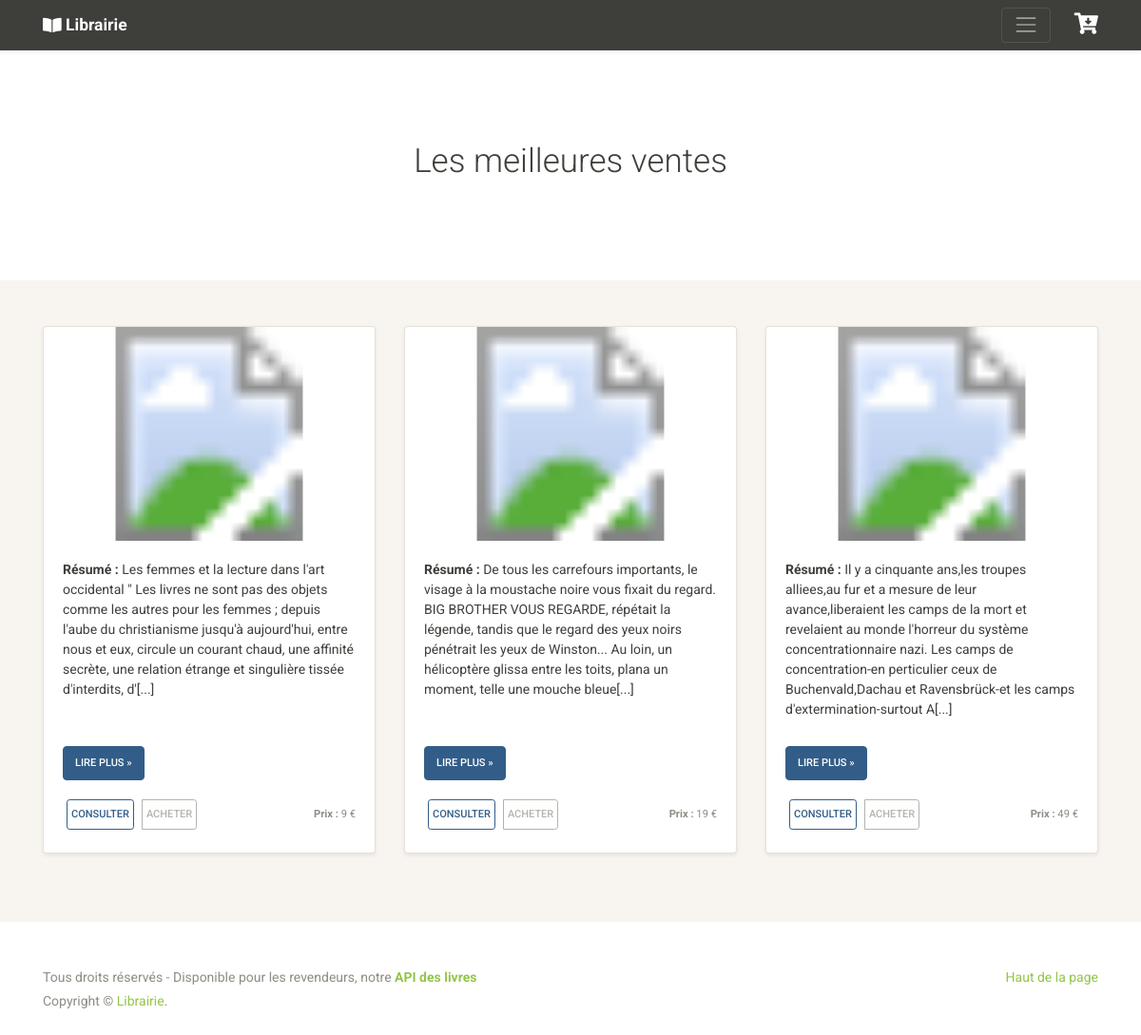
The page / on the database its author committed.
### tables this page shows
CREATE TABLE `livres` (
  `id` int(11) NOT NULL,
  `titre` varchar(100) NOT NULL,
  `descriptif` longtext NOT NULL,
  `jaquette` text,
  `date` datetime NOT NULL DEFAULT CURRENT_TIMESTAMP,
  `genre` varchar(100) NOT NULL,
  `format` varchar(60) NOT NULL DEFAULT 'Grand format',
  `prix` int(11) NOT NULL
);

### Classes/KernelSingleton.php (called while the page is built, shortened)
<?php
class KernelSingleton {
    private static $instance = null;
    public static function getInstance() {
        if (is_null(KernelSingleton::$instance)) {
            self::$instance = new static();
        }
        return self::$instance;
    }
}

### Classes/Kernel.php (called while the page is built, shortened)
<?php
class Kernel extends KernelSingleton {
    private $settings = [];
    private $connection = null;
    public function getConnection() {
        return $this->connection;
    }
    public function initConnection() {
        try {
            $pdoInstance = new PDO('mysql:host='.$this->getSettingsByKey('host').';dbname='.$this->getSettingsByKey('db'),
                $this->getSettingsByKey('username'), $this->getSettingsByKey('password'), [
                PDO::ATTR_ERRMODE => PDO::ERRMODE_EXCEPTION,
                PDO::ATTR_DEFAULT_FETCH_MODE => PDO::FETCH_OBJ
            ]);
            $pdoInstance->exec("SET CHARACTER SET utf8");
            $pdoInstance->exec("SET NAMES utf8");
            $this->connection = $pdoInstance;
        }
        catch(PDOException $e) {
            $message = "Erreur de base de données.";
            $this->addLogEvent($message);
            die("<h3>".$message."</h3>");
        }
    }
    public function getSettingsByKey($key) {
        return $this->settings->$key;
    }
    public function generateSettings() {
        $configContent = file_get_contents(Kernel::CONFIG_FILE);
        $this->settings = json_decode($configContent);
    }
    public function initLibrary() {
        $result = $this->getConnection()->query("SELECT * FROM livres ORDER BY id");
    }
}

### Classes/Books.php (called while the page is built, shortened)
<?php
class Books {
    private $description;
    private $price;
    private $id;
    private $jaquette;
    public static $allBooks = [];
    public function __construct($id, $title, $description, $jaquette, $date, $category, $format, $price) {
        $this->id = $id;
        $this->description = $description;
        $this->jaquette = $jaquette;
        $this->price = $price;
    }
    public function getDescription() {
        return $this->description;
    }
    public function getPrice() {
        return $this->price;
    }
    public function getId() {
        return $this->id;
    }
    public function getJaquette() {
        return $this->jaquette;
    }
    public static function getBookById($id) {
        foreach (self::$allBooks as $book) {
            if ($id == $book->getId()) {
                return $book;
            }
        }
        return null;
    }
    public static function getBestSellers() {
        $stmt = Kernel::getInstance()->getConnection()->prepare("SELECT id_livres, SUM(quantite) AS bookQ FROM contenu_commande GROUP BY id_livres ORDER BY bookQ DESC LIMIT 3");
        $stmt->execute();
        $result = $stmt->fetchAll();
        $tab = [];
        if (count($result) > 0) {
            for ($i = 0; $i < count($result); $i++) {
                $tab[] = Books::getBookById($result[$i]->id_livres);
            }
            return $tab;
        } else {
            return Books::getThreeLastBooks();
        }
    }
}

### Classes/Core.php (called while the page is built)
<?php
class Core {
    public function initCore() {
        $kernel = Kernel::getInstance();
        $kernel->generateSettings();
        $kernel->initConnection();
        $kernel->initLibrary();
    }
}

### Classes/Users.php (called while the page is built, shortened)
<?php
class Users {
    public static function isConnected(): bool {
        return !empty($_SESSION['isConnected']);
    }
}

### index.php (the view, shortened to what this page needs)
<?php
include "./templates/header.php";
include "./templates/menu.php";
?>
<main role="main">
    <section class="jumbotron text-center">
        <div class="container">
            <h1 class="jumbotron-heading">Les meilleures ventes</h1>
        </div>
    </section>
    <div class="album py-5 bg-light">
        <div class="container">
            <div class="row">
                <?php
                    $livresList = Books::getBestSellers();
                    foreach ($livresList as $row => $value) {
                ?>
                <div class="col-md-4">
                    <div class="card mb-4 shadow-sm">
                        <?php if ($value->getJaquette() != null): ?>
                            <svg class="bd-placeholder-img card-img-top" width="100%" height="225" xmlns="http://www.w3.org/2000/svg" preserveAspectRatio="xMidYMid slice" focusable="false" role="img" aria-label="Placeholder: Thumbnail"><title>Placeholder</title><image x="0" y="0" width="100%" height="225" xlink:href="<?php echo $value->getJaquette(); ?>"></svg>
                        <?php endif; ?>
                        <div class="card-body">
                            <p class="card-text book_description">
                                <b>Résumé :</b> <?php echo substr($value->getDescription(), 0, 300)."[...]"; ?>
                            </p>
                            <a class="btn btn-primary mb-3" href=<?php echo "product.php?id=".$value->getId(); ?>>Lire plus &raquo;</a><br>
                            <div class="d-flex justify-content-between align-items-center">
                                <div class="btn-group">
                                    <a href="<?php echo "product.php?id=".$value->getId(); ?>"><button type="button" class="btn btn-sm btn-outline-primary p-1 m-1">Consulter</button></a>
                                    <?php if (Users::isConnected())  {
                                        $user = Users::getUserById(intval($_SESSION['user_id']));
                                        ?>
                                    <a href="<?= "panier_actions.php?action=update_add&book_id=".$value->getId()."&user_id=".$user->getId()?>"><button type="button" class="btn btn-sm btn-outline-primary p-1 m-1">Acheter</button></a>
                                    <?php  } else { ?>
                                        <button type="button" class="btn btn-sm btn-outline-secondary p-1 m-1" disabled>Acheter</button>
                                    <?php } ?>
                                </div>
                                <small class="text-muted"><b>Prix :</b> <?php echo "".$value->getPrice()." €<br>"; ?></small>
                            </div>
                        </div>
                    </div>
                </div>
                    <?php
                        }
                    ?>
            </div>
        </div>
    </div>
</main>
<?php
include "./templates/footer.php";
?>

### Assets/css/app.css (style rules this page uses)
body, html { margin: 0; padding: 0; width: 100%; height: 100%; }
.jumbotron { padding-top: 3rem; padding-bottom: 3rem; margin-bottom: 0; background-color: #fff; }
.book_description { min-height: 180px; max-height: 180px; }
@media (min-width: 768px) { .jumbotron { padding-top: 6rem; padding-bottom: 6rem; } }
.jumbotron-heading { font-weight: 300; }
.jumbotron .container { max-width: 40rem; }

### templates/header.php (style rules this page uses)
.bd-placeholder-img { font-size: 1.125rem; text-anchor: middle; -webkit-user-select: none; -moz-user-select: none; -ms-user-select: none; user-select: none; }

### rows shown on the page
livres: descriptif "Les femmes et la lecture dans l'art occidental \" Les livres ne sont pas des objets comme les autres pour les femmes ; depuis l'aube du christianisme jusqu'à aujourd'hui, entre nous et eux, circule un courant chaud, une affinité secrète, une relation étrange et singulière tissée d'interdits, d'", prix "9"
livres: descriptif "De tous les carrefours importants, le visage à la moustache noire vous fixait du regard. BIG BROTHER VOUS REGARDE, répétait la légende, tandis que le regard des yeux noirs pénétrait les yeux de Winston... Au loin, un hélicoptère glissa entre les toits, plana un moment, telle une mouche bleue", prix "19"
livres: descriptif "Il y a cinquante ans,les troupes alliees,au fur et a mesure de leur avance,liberaient les camps de la mort et revelaient au monde l'horreur du système concentrationnaire nazi. Les camps de concentration-en perticulier ceux de Buchenvald,Dachau et Ravensbrück-et les camps d'extermination-surtout A", prix "49"
